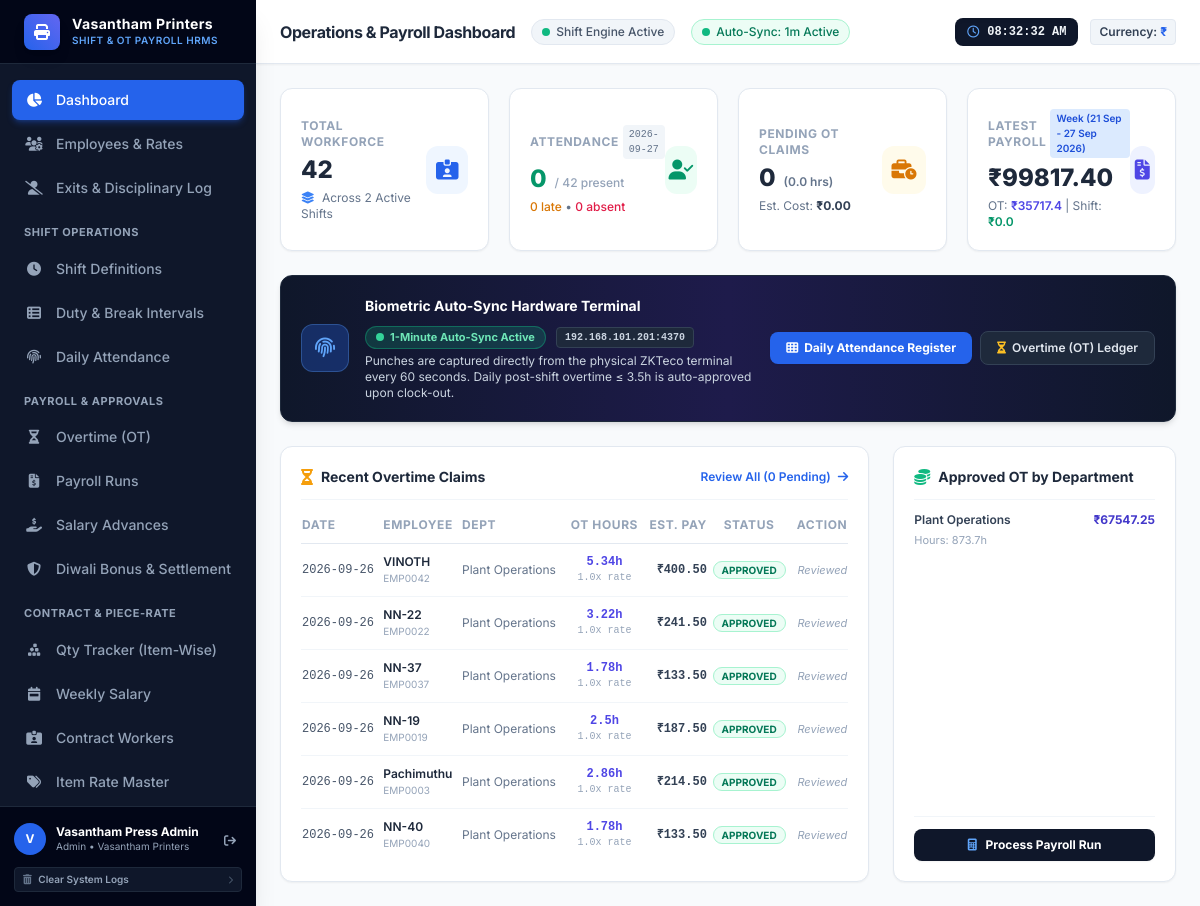
Page / (signed in) on the earlier database version.
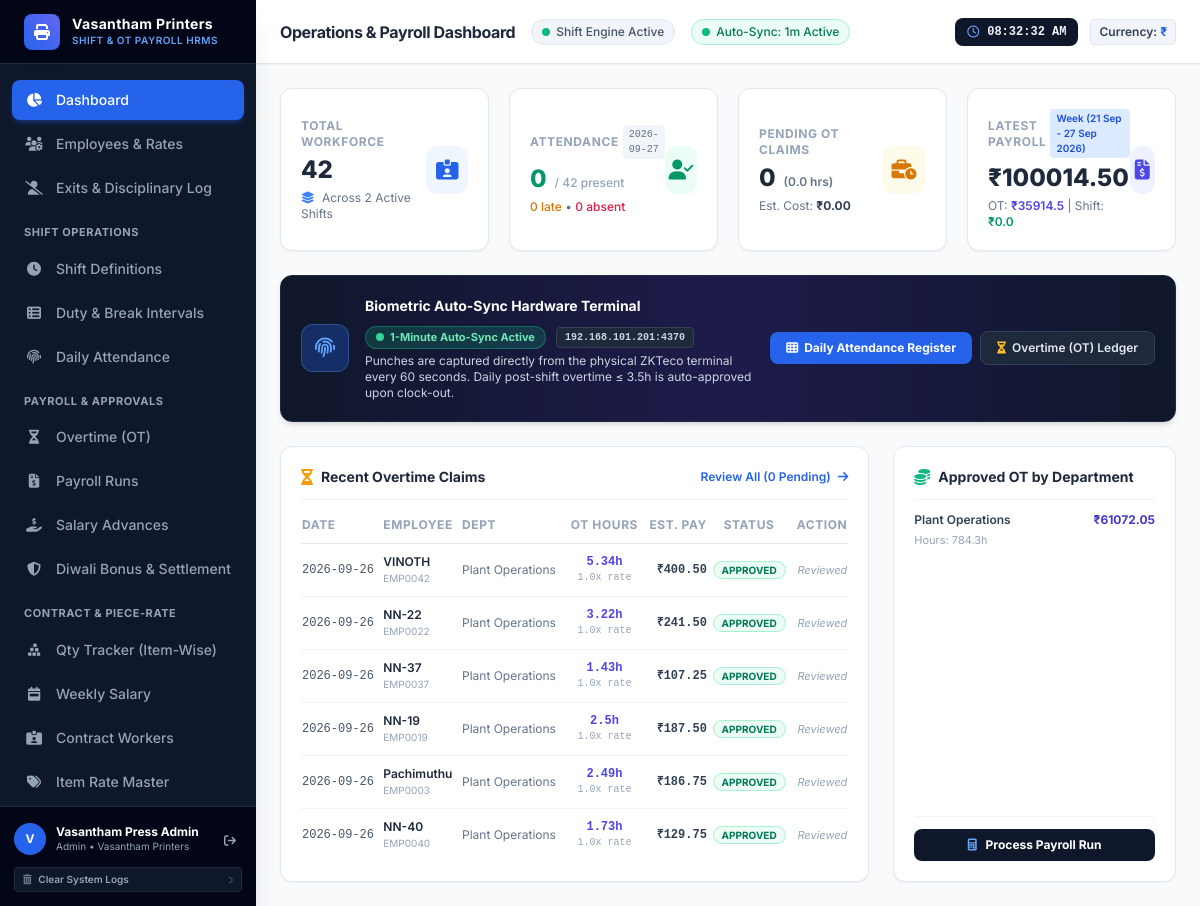
Same page on the later database version.
### tables this page shows
CREATE TABLE payroll_runs (
        id INTEGER PRIMARY KEY AUTOINCREMENT,
        month INTEGER NOT NULL,           -- 1 to 12
        year INTEGER NOT NULL,            -- e.g., 2026
        period_name TEXT NOT NULL,        -- 'March 2026'
        start_date TEXT NOT NULL,
        end_date TEXT NOT NULL,
        total_employees INTEGER NOT NULL DEFAULT 0,
        total_gross REAL NOT NULL DEFAULT 0.0,
        total_net REAL NOT NULL DEFAULT 0.0,
        total_ot_pay REAL NOT NULL DEFAULT 0.0,
        total_shift_allowance REAL NOT NULL DEFAULT 0.0,
        status TEXT NOT NULL DEFAULT 'DRAFT', -- 'DRAFT', 'FINALIZED'
        created_at TIMESTAMP DEFAULT CURRENT_TIMESTAMP
    , run_type TEXT NOT NULL DEFAULT 'MONTHLY', total_bonus REAL NOT NULL DEFAULT 0.0, total_advance_deductions REAL NOT NULL DEFAULT 0.0);

CREATE TABLE overtime_records (
        id INTEGER PRIMARY KEY AUTOINCREMENT,
        employee_id INTEGER NOT NULL REFERENCES employees(id) ON DELETE CASCADE,
        attendance_id INTEGER REFERENCES attendance_records(id) ON DELETE SET NULL,
        date TEXT NOT NULL,               -- 'YYYY-MM-DD'
        ot_type TEXT NOT NULL DEFAULT 'NORMAL', -- 'NORMAL', 'WEEKEND', 'HOLIDAY'
        pre_shift_ot_hours REAL NOT NULL DEFAULT 0.0,
        post_shift_ot_hours REAL NOT NULL DEFAULT 0.0,
        total_ot_hours REAL NOT NULL DEFAULT 0.0,
        multiplier REAL NOT NULL DEFAULT 1.5,
        approved_hours REAL NOT NULL DEFAULT 0.0,
        calculated_ot_pay REAL NOT NULL DEFAULT 0.0,
        status TEXT NOT NULL DEFAULT 'PENDING', -- 'PENDING', 'APPROVED', 'REJECTED'
        reason TEXT,
        approved_by TEXT,
        approved_at TIMESTAMP,
        created_at TIMESTAMP DEFAULT CURRENT_TIMESTAMP
    );

CREATE TABLE departments (
        id INTEGER PRIMARY KEY AUTOINCREMENT,
        code TEXT UNIQUE NOT NULL,
        name TEXT NOT NULL,
        description TEXT,
        created_at TIMESTAMP DEFAULT CURRENT_TIMESTAMP
    );

CREATE TABLE employees (
        id INTEGER PRIMARY KEY AUTOINCREMENT,
        emp_no TEXT UNIQUE NOT NULL,
        first_name TEXT NOT NULL,
        last_name TEXT NOT NULL,
        email TEXT UNIQUE NOT NULL,
        phone TEXT,
        department_id INTEGER NOT NULL REFERENCES departments(id) ON DELETE RESTRICT,
        designation TEXT NOT NULL,
        join_date TEXT NOT NULL,
        default_shift_id INTEGER REFERENCES shifts(id) ON DELETE SET NULL,
        salary_type TEXT NOT NULL DEFAULT 'MONTHLY', -- 'MONTHLY' or 'HOURLY'
        base_salary REAL NOT NULL DEFAULT 30000.0,
        hourly_rate REAL NOT NULL DEFAULT 144.23,
        hra REAL NOT NULL DEFAULT 5000.0,
        special_allowance REAL NOT NULL DEFAULT 2500.0,
        pf_deduction_pct REAL NOT NULL DEFAULT 12.0,
        esi_deduction_pct REAL NOT NULL DEFAULT 0.75,
        tax_deduction_pct REAL NOT NULL DEFAULT 5.0,
        weekly_off_day INTEGER NOT NULL DEFAULT 6, -- 0=Monday, 6=Sunday
        is_active INTEGER NOT NULL DEFAULT 1,
        created_at TIMESTAMP DEFAULT CURRENT_TIMESTAMP
    , pay_frequency TEXT NOT NULL DEFAULT 'MONTHLY', pf_enabled INTEGER NOT NULL DEFAULT 0, esi_enabled INTEGER NOT NULL DEFAULT 0, shift_salary REAL NOT NULL DEFAULT 0.0, ot_hourly_rate REAL NOT NULL DEFAULT 0.0, safety_training_completed INTEGER NOT NULL DEFAULT 1, safety_training_date TEXT, safety_training_approved_by TEXT NOT NULL DEFAULT 'Press Safety Officer', employment_status TEXT NOT NULL DEFAULT 'ACTIVE', status_date TEXT, status_reason TEXT, is_admin INTEGER NOT NULL DEFAULT 0);

### routes/dashboard.py (the view)
@dashboard_bp.route("/")
def index():
    conn = get_db_connection()
    cursor = conn.cursor()
    today_str = date.today().strftime("%Y-%m-%d")
    cursor.execute("SELECT COUNT(*) as cnt FROM employees WHERE is_active = 1")
    total_employees = cursor.fetchone()["cnt"]
    cursor.execute("SELECT COUNT(*) as cnt FROM shifts WHERE is_active = 1")
    total_shifts = cursor.fetchone()["cnt"]
    cursor.execute("""
        SELECT
            COUNT(CASE WHEN status IN ('PRESENT', 'LATE') THEN 1 END) as present_count,
            COUNT(CASE WHEN status = 'LATE' THEN 1 END) as late_count,
            COUNT(CASE WHEN status = 'HALF_DAY' THEN 1 END) as half_day_count,
            COUNT(CASE WHEN status = 'ABSENT' THEN 1 END) as absent_count,
            COUNT(CASE WHEN status = 'WEEKLY_OFF' THEN 1 END) as off_count
        FROM attendance_records
        WHERE date = ?
    """, (today_str,))
    today_att = dict(cursor.fetchone())
    if sum(today_att.values()) == 0:
        cursor.execute("SELECT MAX(date) as max_date FROM attendance_records")
        latest_date_row = cursor.fetchone()
        eval_date = latest_date_row["max_date"] or today_str
        cursor.execute("""
            SELECT
                COUNT(CASE WHEN status IN ('PRESENT', 'LATE') THEN 1 END) as present_count,
                COUNT(CASE WHEN status = 'LATE' THEN 1 END) as late_count,
                COUNT(CASE WHEN status = 'HALF_DAY' THEN 1 END) as half_day_count,
                COUNT(CASE WHEN status = 'ABSENT' THEN 1 END) as absent_count,
                COUNT(CASE WHEN status = 'WEEKLY_OFF' THEN 1 END) as off_count
            FROM attendance_records
            WHERE date = ?
        """, (eval_date,))
        today_att = dict(cursor.fetchone())
    else:
        eval_date = today_str
    cursor.execute("""
        SELECT COUNT(*) as pending_count, COALESCE(SUM(total_ot_hours), 0.0) as pending_hours,
               COALESCE(SUM(calculated_ot_pay), 0.0) as pending_cost
        FROM overtime_records
        WHERE status = 'PENDING'
    """)
    pending_ot = dict(cursor.fetchone())
    cursor.execute("""
        SELECT * FROM payroll_runs
        ORDER BY year DESC, month DESC
        LIMIT 1
    """)
    latest_payroll_row = cursor.fetchone()
    latest_payroll = dict(latest_payroll_row) if latest_payroll_row else None
    cursor.execute("""
        SELECT s.name, s.code, s.color, COUNT(r.id) as emp_count
        FROM shifts s
        LEFT JOIN roster_schedules r ON s.id = r.shift_id AND r.date = ?
        GROUP BY s.id
        ORDER BY emp_count DESC
    """, (eval_date,))
    shift_breakdown = [dict(row) for row in cursor.fetchall()]
    cursor.execute("""
        SELECT o.*, e.first_name, e.last_name, e.emp_no, d.name as dept_name
        FROM overtime_records o
        JOIN employees e ON o.employee_id = e.id
        JOIN departments d ON e.department_id = d.id
        ORDER BY o.date DESC, o.id DESC
        LIMIT 6
    """)
    recent_ot = [dict(row) for row in cursor.fetchall()]
    cursor.execute("""
        SELECT d.name as dept_name,
               ROUND(SUM(o.approved_hours), 1) as total_ot_hours,
               ROUND(SUM(o.calculated_ot_pay), 2) as total_ot_cost
        FROM overtime_records o
        JOIN employees e ON o.employee_id = e.id
        JOIN departments d ON e.department_id = d.id
        WHERE o.status = 'APPROVED'
        GROUP BY d.id
        ORDER BY total_ot_cost DESC
    """)
    dept_ot_stats = [dict(row) for row in cursor.fetchall()]
    cursor.execute("SELECT id, emp_no, first_name, last_name, default_shift_id FROM employees WHERE is_active = 1 ORDER BY first_name")
    active_employees = [dict(row) for row in cursor.fetchall()]
    conn.close()
    return render_template(
        "dashboard.html",
        total_employees=total_employees,
        total_shifts=total_shifts,
        today_att=today_att,
        eval_date=eval_date,
        pending_ot=pending_ot,
        latest_payroll=latest_payroll,
        shift_breakdown=shift_breakdown,
        recent_ot=recent_ot,
        dept_ot_stats=dept_ot_stats,
        active_employees=active_employees
    )

### database.py (called while the page is built)
def get_db_connection():
    db_path = os.environ.get("HRMS_DB_PATH", DB_PATH)
    conn = sqlite3.connect(db_path, timeout=30.0)
    conn.row_factory = sqlite3.Row
    conn.execute("PRAGMA foreign_keys = ON;")
    conn.execute("PRAGMA journal_mode = WAL;")
    conn.execute("PRAGMA synchronous = NORMAL;")
    conn.execute("PRAGMA busy_timeout = 30000;")
    return conn

### models/auto_sync.py (called while the page is built)
def get_syncer():
    global _syncer_instance
    if _syncer_instance is None:
        _syncer_instance = BiometricAutoSyncer(interval_seconds=60, days_back=7)
    return _syncer_instance

def get_auto_sync_status():
    syncer = get_syncer()
    return syncer.get_status()

### templates/dashboard.html (shortened to what the changed rows need)
{% extends "base.html" %}
{% block header_title %}Operations & Payroll Dashboard{% endblock %}
{% block content %}
<div class="space-y-6 max-w-7xl mx-auto">
    <div class="grid grid-cols-1 md:grid-cols-2 lg:grid-cols-4 gap-5">
        <div class="bg-white p-5 rounded-xl border border-slate-200 shadow-sm flex items-center justify-between">
            <div>
                <div class="flex items-center space-x-1">
                    <p class="text-xs font-bold uppercase tracking-wider text-slate-400">Latest Payroll</p>
                    {% if latest_payroll %}
                    <span class="text-[10px] bg-blue-100 text-blue-700 px-1.5 py-0.5 rounded font-semibold">{{ latest_payroll.period_name }}</span>
                    {% endif %}
                </div>
                {% if latest_payroll %}
                <h3 class="text-2xl font-extrabold text-slate-800 mt-1">{{ company_info.currency_symbol }}{{ "%.2f"|format(latest_payroll.total_net) }}</h3>
                <p class="text-xs text-slate-500 mt-1">
                    OT: <span class="text-indigo-600 font-semibold">{{ company_info.currency_symbol }}{{ "%.1f"|format(latest_payroll.total_ot_pay) }}</span> |
                    Shift: <span class="text-emerald-600 font-semibold">{{ company_info.currency_symbol }}{{ "%.1f"|format(latest_payroll.total_shift_allowance) }}</span>
                </p>
                {% else %}
                <h3 class="text-xl font-bold text-slate-400 mt-1">No Runs Yet</h3>
                <p class="text-xs text-slate-500 mt-1">Process a pay run in Payroll</p>
                {% endif %}
            </div>
        </div>
    </div>
    <div class="grid grid-cols-1 lg:grid-cols-3 gap-6">
        <div class="bg-white p-5 rounded-xl border border-slate-200 shadow-sm lg:col-span-2">
            <div class="overflow-x-auto">
                <table class="w-full text-left text-xs">
                    <thead>
                        <tr class="border-b border-slate-200 text-slate-400 font-semibold uppercase tracking-wider">
                            <th class="pb-2.5">Date</th>
                            <th class="pb-2.5">Employee</th>
                            <th class="pb-2.5">Dept</th>
                            <th class="pb-2.5 text-center">OT Hours</th>
                            <th class="pb-2.5 text-right">Est. Pay</th>
                            <th class="pb-2.5 text-center">Status</th>
                            <th class="pb-2.5 text-right">Action</th>
                        </tr>
                    </thead>
                    <tbody class="divide-y divide-slate-100">
                        {% for ot in recent_ot %}
                        <tr class="hover:bg-slate-50 transition">
                            <td class="py-2.5 font-mono text-slate-600">{{ ot.date }}</td>
                            <td class="py-2.5 font-semibold text-slate-800">
                                {{ ot.first_name }} {{ ot.last_name }}
                                <span class="text-[10px] text-slate-400 font-normal block">{{ ot.emp_no }}</span>
                            </td>
                            <td class="py-2.5 text-slate-500">{{ ot.dept_name }}</td>
                            <td class="py-2.5 text-center font-mono font-bold text-indigo-600">
                                {{ ot.total_ot_hours }}h
                                <span class="text-[10px] text-slate-400 font-normal block">{{ ot.multiplier }}x rate</span>
                            </td>
                            <td class="py-2.5 text-right font-mono font-semibold text-slate-700">
                                {{ company_info.currency_symbol }}{{ "%.2f"|format(ot.calculated_ot_pay) }}
                            </td>
                            <td class="py-2.5 text-center">
                                {% if ot.status == 'APPROVED' %}
                                <span class="px-2 py-0.5 rounded-full text-[10px] font-bold bg-emerald-50 text-emerald-700 border border-emerald-200">APPROVED</span>
                                {% elif ot.status == 'REJECTED' %}
                                <span class="px-2 py-0.5 rounded-full text-[10px] font-bold bg-rose-50 text-rose-700 border border-rose-200">REJECTED</span>
                                {% else %}
                                <span class="px-2 py-0.5 rounded-full text-[10px] font-bold bg-amber-50 text-amber-700 border border-amber-200">PENDING</span>
                                {% endif %}
                            </td>
                            <td class="py-2.5 text-right">
                                {% if ot.status == 'PENDING' %}
                                <div class="inline-flex space-x-1">
                                    <form action="{{ url_for('overtime.review_action', ot_id=ot.id) }}" method="POST" class="inline">
                                        <input type="hidden" name="action" value="APPROVE">
                                        <button type="submit" class="p-1 px-2 bg-emerald-600 hover:bg-emerald-700 text-white rounded text-[10px] font-bold" title="Approve">
                                            <i class="fas fa-check"></i>
                                        </button>
                                    </form>
                                    <form action="{{ url_for('overtime.review_action', ot_id=ot.id) }}" method="POST" class="inline">
                                        <input type="hidden" name="action" value="REJECT">
                                        <button type="submit" class="p-1 px-2 bg-rose-600 hover:bg-rose-700 text-white rounded text-[10px] font-bold" title="Reject">
                                            <i class="fas fa-times"></i>
                                        </button>
                                    </form>
                                </div>
                                {% else %}
                                <span class="text-[11px] text-slate-400 italic">Reviewed</span>
                                {% endif %}
                            </td>
                        </tr>
                        {% endfor %}
                    </tbody>
                </table>
            </div>
        </div>
        <div class="bg-white p-5 rounded-xl border border-slate-200 shadow-sm lg:col-span-1 flex flex-col justify-between">
            <div>
                <div class="space-y-3">
                    {% for d in dept_ot_stats %}
                    <div>
                        <div class="flex items-center justify-between text-xs mb-1">
                            <span class="font-semibold text-slate-700">{{ d.dept_name }}</span>
                            <span class="font-bold text-indigo-700">{{ company_info.currency_symbol }}{{ d.total_ot_cost }}</span>
                        </div>
                        <div class="flex items-center justify-between text-[11px] text-slate-400">
                            <span>Hours: {{ d.total_ot_hours }}h</span>
                        </div>
                    </div>
                    {% endfor %}
                </div>
            </div>
        </div>
    </div>
</div>
{% endblock %}

Differences in the rows shown:
changed payroll_runs: total_net "99817.40" → "100014.50"; total_ot_pay "35717.4" → "35914.5"
changed overtime_records "NN-37": total_ot_hours "1.78" → "1.43"; calculated_ot_pay "133.50" → "107.25"
changed overtime_records "Pachimuthu": total_ot_hours "2.86" → "2.49"; calculated_ot_pay "214.50" → "186.75"
changed overtime_records "NN-40": total_ot_hours "1.78" → "1.73"; calculated_ot_pay "133.50" → "129.75"
computed for departments "Plant Operations": total_ot_cost "67547.25" → "61072.05"; total_ot_hours "873.7" → "784.3"
